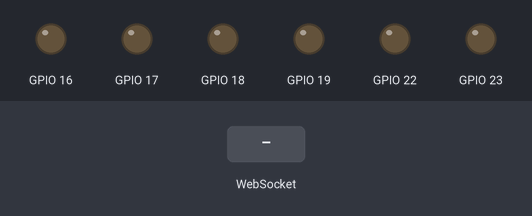
Simulated run of this program. Board: ESP32. Shown: output pins drawn as LEDs (lit = HIGH). The inputs (shaded band) are chosen by the test bench. What the program prints to the serial monitor is not drawn.

Above: at 1.2 s.
1.3 s: WebSocket text "MoveCar,1" received
At 1.6 s:
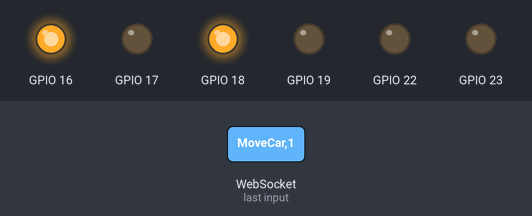
2.8 s: WebSocket text "Speed,1" received
At 3.9 s:
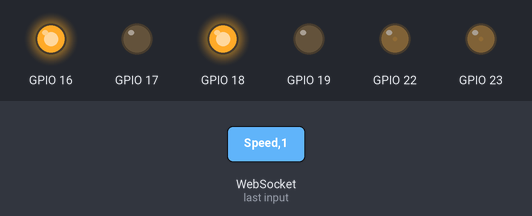
4.3 s: WebSocket text "MoveCar" received
At 5.0 s:
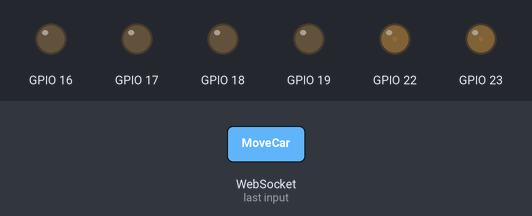
5.8 s: WebSocket text "Speed" received
At 6.1 s:
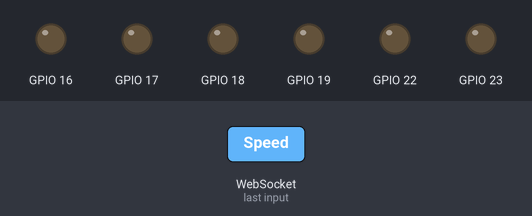
Timing chart, 0 to 8.3 s (numbered marks = the images above; inputs shaded):
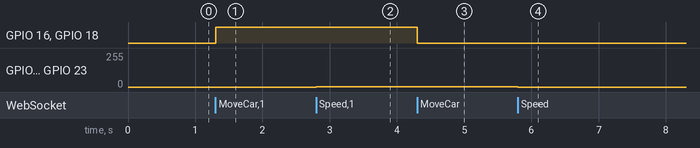

Measured:
- after the input at 1.3 s, GPIO 16, GPIO 18: LOW → HIGH at once
- after the input at 2.8 s, GPIO 22, GPIO 23: 0/255 → 1/255 at once
- after the input at 4.3 s, GPIO 16, GPIO 18: HIGH → LOW at once
- after the input at 5.8 s, GPIO 22, GPIO 23: 1/255 → 0/255 at once

The program:

main.cpp
```cpp
#include <Arduino.h>
#include <WiFi.h>
#include <iostream>
#include <sstream>
#include <ESPAsyncWebServer.h>
#include <AsyncTCP.h>

#include "soc/soc.h"
#include "soc/rtc_cntl_reg.h"

#define UP 1
#define DOWN 2
#define LEFT 3
#define RIGHT 4
#define STOP 0

#define RIGHT_MOTOR 0
#define LEFT_MOTOR 1

#define FORWARD 1
#define BACKWARD -1

const int PWMFreq = 1000; // 1KHz
const int PWMResolution = 8;
const int PWMSpeedChannel = 4;

const char* ssid = "iot-car";
const char* password = "12345678";

AsyncWebServer server(80);
AsyncWebSocket wsCarInput("/CarInput");

struct MOTOR_PINS
{
  int pinEn;
  int pinIN1;
  int pinIN2;
};

std::vector<MOTOR_PINS> motorPins =
{
  {22,16,17},   // Right motor (EnA, IN1, IN2)
  {23,18,19},   // Left motor   (EnB, IN3, IN4)
};

const char* htmlHomePage PROGMEM = R"HTMLHOMEPAGE(
<!DOCTYPE HTML>
<html>
  <head>
    <style>
          .arrows {
      font-size:40px;
      color:red;
      text-align:center;
    }
    td.button {
      background-color:black;
      border-radius:25%;
      box-shadow: 5px 5px #888888;
    }
    td.button:active {
      transform: translate(5px,5px);
      box-shadow: none;
    }

    .noselect {
      -webkit-touch-callout: none; /* iOS Safari */
        -webkit-user-select: none; /* Safari */
         -khtml-user-select: none; /* Konqueror HTML */
           -moz-user-select: none; /* Firefox */
            -ms-user-select: none; /* Internet Explorer/Edge */
                user-select: none; /* Non-prefixed version, currently
                                      supported by Chrome and Opera */
    }

    .slidecontainer {
      width: 100%;
    }

    .slider {
      -webkit-appearance: none;
      width: 100%;
      height: 20px;
      border-radius: 5px;
      background: #d3d3d3;
      outline: none;
      opacity: 0.7;
      -webkit-transition: .2s;
      transition: opacity .2s;
    }

    .slider:hover {
      opacity: 1;
    }

    .slider::-webkit-slider-thumb {
      -webkit-appearance: none;
      appearance: none;
      width: 40px;
      height: 40px;
      border-radius: 50%;
      background: red;
      cursor: pointer;
    }

    .slider::-moz-range-thumb {
      width: 40px;
      height: 40px;
      border-radius: 50%;
      background: red;
      cursor: pointer;
    }
    </style>
  </head>

  <body>
<h1 style="color: teal; text-align: center;">ESP32 Web Control Car</h1>
<h2 style="text-align:center"> WiFi Controller</h2>
<table id="mainTable" border="1" style="width:400px; margin:auto;table-layout:fixed; text-align: center;"  CELLSPACING=10>
  <tr>
    <td></td>
    <td class="button" ontouchstart='sendButtonInput("MoveCar", "1")' ontouchend='sendButtonInput("MoveCar","0")'><span class="arrows">&#8679;</span></td>
    <td></td>
  </tr>
  <tr>
    <td class="button" ontouchstart='sendButtonInput("MoveCar", "3")' ontouchend='sendButtonInput("MoveCar","0")'><span class="arrows">&#8678;</span></td>
    <td class="button"></td>
    <td class="button" ontouchstart='sendButtonInput("MoveCar", "4")' ontouchend='sendButtonInput("MoveCar","0")'><span class="arrows">&#8680;</span></td>
  </tr>
  <tr>
    <td></td>
    <td class="button" ontouchstart='sendButtonInput("MoveCar", "2")' ontouchend='sendButtonInput("MoveCar","0")'><span class="arrows">&#8681;</span></td>
    <td></td>
  </tr>
  <tr>
<tr></tr>
<tr></tr>
<tr>
  <td style="text-align:center;font-size:24px"><b>Speed:</b></td>
  <td colspan=2>
    <div class="slidecontainer">
      <input id="Speed" type="range" min="0" max="255" value="125" class="slider" oninput='sendButtonInput("Speed",value)'>
    </div>
  </td>
</tr>
</table>

<script>

var webSocketCarInputUrl="ws:\/\/"+window.location.hostname+"/CarInput";
var webSocketCarInput;

function sendButtonInput(key, value)
{
  var data = key + "," + value;  //Speed,120; MoveCar,1
  webSocketCarInput.send(data);
}

function initCarInputWebSocket()
{
  webSocketCarInput = new WebSocket(webSocketCarInputUrl);
  webSocketCarInput.onopen = function(event)
  {
    var speedButton = document.getElementById("Speed");
    sendButtonInput("Speed", speedButton.value);
  };

  webSocketCarInput.onclose = function(event){setTimeout(initCarInputWebSocket, 2000)};
  webSocketCarInput.onmessage = function(event){};
}

window.onload=initCarInputWebSocket;
document.getElementById("mainTable").addEventListener("touchend", function(event){
  event.prentDefault()
});

</script>

  </body>
</html>
)HTMLHOMEPAGE";

void setUpPinModes()
{
  ledcSetup(PWMSpeedChannel,PWMFreq,PWMResolution);

  for (int i=0; i<motorPins.size(); i++)
  {
      pinMode(motorPins[i].pinEn, OUTPUT);
      pinMode(motorPins[i].pinIN1, OUTPUT);
      pinMode(motorPins[i].pinIN2, OUTPUT);

      ledcAttachPin(motorPins[i].pinEn, PWMSpeedChannel);
  }

}

void handleRoot(AsyncWebServerRequest *request)
{
  request->send(200, "text/html", htmlHomePage);
}

void handleNotFound(AsyncWebServerRequest *request)
{
  request->send(404, "text/plain", "File Not Found");
}

void rotateMotor(int motorNumber, int motorDirection)
{
  if(motorDirection == FORWARD)
  {
    digitalWrite(motorPins[motorNumber].pinIN1, HIGH);
    digitalWrite(motorPins[motorNumber].pinIN2, LOW);
  }
  else if (motorDirection == BACKWARD)
  {
    digitalWrite(motorPins[motorNumber].pinIN1, LOW);
    digitalWrite(motorPins[motorNumber].pinIN2, HIGH);
  }
  else
  {
    digitalWrite(motorPins[motorNumber].pinIN1, LOW);
    digitalWrite(motorPins[motorNumber].pinIN2, LOW);
  }
}

void moveCar(int valueInt)
{
  Serial.printf("Got value as %d\n", valueInt);
  switch(valueInt)
  {
    case UP:
      rotateMotor(RIGHT_MOTOR, FORWARD);
      rotateMotor(LEFT_MOTOR, FORWARD);
    break;
    case DOWN:
      rotateMotor(RIGHT_MOTOR, BACKWARD);
      rotateMotor(LEFT_MOTOR, BACKWARD);
    break;
    case LEFT:
      rotateMotor(RIGHT_MOTOR, FORWARD);
      rotateMotor(LEFT_MOTOR, BACKWARD);
    break;
    case RIGHT:
      rotateMotor(RIGHT_MOTOR, BACKWARD);
      rotateMotor(LEFT_MOTOR, FORWARD);
    break;
    case STOP:
      rotateMotor(RIGHT_MOTOR, STOP);
      rotateMotor(LEFT_MOTOR, STOP);
    break;
    default:
      rotateMotor(RIGHT_MOTOR, STOP);
      rotateMotor(LEFT_MOTOR, STOP);
    break;
  }
}

void onCarInputWebSocketEvent(AsyncWebSocket *server,
                              AsyncWebSocketClient *client,
                              AwsEventType type,
                              void *arg,
                              uint8_t *data,
                              size_t len)
{
  switch(type)
  {
    case WS_EVT_CONNECT:
      Serial.printf("WebSocket client #%u connected from %s\n", client->id(), client->remoteIP().toString().c_str());
    break;
    case WS_EVT_DISCONNECT:
      Serial.printf("WebSocket client #%u disconnected\n", client->id());
    break;
    case WS_EVT_DATA:
      AwsFrameInfo *info;
      info = (AwsFrameInfo*)arg;
      if(info->final && info->index == 0 && info->len == len && info->opcode == WS_TEXT)
      {
        std::string myData ="";
        myData.assign((char *)data,len);
        std::istringstream ss(myData);
        std::string key, value;
        std::getline(ss,key,',');
        std::getline(ss,value,',');
        Serial.printf("Key [%s]  Value [%s]\n", key, value);  //Speed,120; MoveCar,1
        int valueInt = atoi(value.c_str());
        if(key == "MoveCar"){
          moveCar(valueInt);
        }
        else if (key == "Speed"){
          ledcWrite(PWMSpeedChannel,valueInt);
        }

      }
    break;
    case WS_EVT_PONG:
    case WS_EVT_ERROR:
    break;
    default:
    break;
  }
}

void setup() {
  // put your setup code here, to run once:
  WRITE_PERI_REG(RTC_CNTL_BROWN_OUT_REG,0);
  setUpPinModes();
  Serial.begin(115200);

  WiFi.softAP(ssid, password);
  IPAddress IP = WiFi.softAPIP();
  Serial.print("AP IP address:");
  Serial.println(IP);

  server.on("/", HTTP_GET, handleRoot);
  server.onNotFound(handleNotFound);

  wsCarInput.onEvent(onCarInputWebSocketEvent);
  server.addHandler(&wsCarInput);
  server.begin();
  Serial.println("HTTP Server started");
}

void loop() {
  // put your main code here, to run repeatedly:
  wsCarInput.cleanupClients();
}
```
